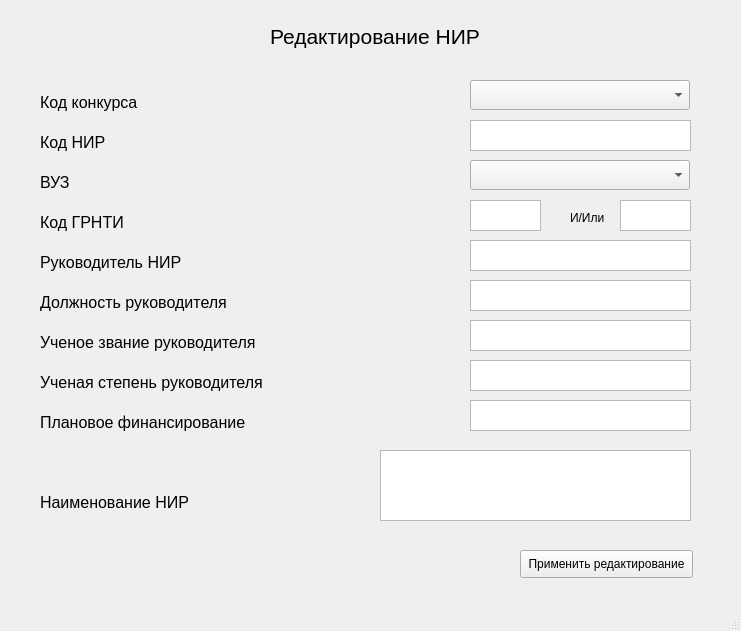
<?xml version="1.0" encoding="UTF-8"?>
<ui version="4.0">
 <class>EditWindow</class>
 <widget class="QMainWindow" name="EditWindow">
  <property name="geometry">
   <rect>
    <x>0</x>
    <y>0</y>
    <width>741</width>
    <height>631</height>
   </rect>
  </property>
  <property name="windowTitle">
   <string>MainWindow</string>
  </property>
  <widget class="QWidget" name="centralwidget">
   <widget class="QLabel" name="label">
    <property name="geometry">
     <rect>
      <x>270</x>
      <y>20</y>
      <width>260</width>
      <height>33</height>
     </rect>
    </property>
    <property name="font">
     <font>
      <pointsize>16</pointsize>
     </font>
    </property>
    <property name="text">
     <string>Редактирование НИР</string>
    </property>
   </widget>
   <widget class="QPushButton" name="pushButton">
    <property name="geometry">
     <rect>
      <x>520</x>
      <y>550</y>
      <width>173</width>
      <height>28</height>
     </rect>
    </property>
    <property name="text">
     <string>Применить редактирование</string>
    </property>
   </widget>
   <widget class="QTextEdit" name="textEdit_5">
    <property name="geometry">
     <rect>
      <x>470</x>
      <y>280</y>
      <width>221</width>
      <height>31</height>
     </rect>
    </property>
   </widget>
   <widget class="QComboBox" name="comboBox_3">
    <property name="geometry">
     <rect>
      <x>470</x>
      <y>80</y>
      <width>220</width>
      <height>30</height>
     </rect>
    </property>
   </widget>
   <widget class="QTextEdit" name="textEdit_7">
    <property name="geometry">
     <rect>
      <x>470</x>
      <y>360</y>
      <width>221</width>
      <height>31</height>
     </rect>
    </property>
   </widget>
   <widget class="QLabel" name="label_11">
    <property name="geometry">
     <rect>
      <x>40</x>
      <y>490</y>
      <width>180</width>
      <height>24</height>
     </rect>
    </property>
    <property name="font">
     <font>
      <pointsize>12</pointsize>
     </font>
    </property>
    <property name="text">
     <string>Наименование НИР</string>
    </property>
   </widget>
   <widget class="QTextEdit" name="textEdit_6">
    <property name="geometry">
     <rect>
      <x>470</x>
      <y>320</y>
      <width>221</width>
      <height>31</height>
     </rect>
    </property>
   </widget>
   <widget class="QLabel" name="label_7">
    <property name="geometry">
     <rect>
      <x>40</x>
      <y>290</y>
      <width>234</width>
      <height>24</height>
     </rect>
    </property>
    <property name="font">
     <font>
      <pointsize>12</pointsize>
     </font>
    </property>
    <property name="text">
     <string>Должность руководителя</string>
    </property>
   </widget>
   <widget class="QLabel" name="label_2">
    <property name="geometry">
     <rect>
      <x>40</x>
      <y>90</y>
      <width>123</width>
      <height>24</height>
     </rect>
    </property>
    <property name="font">
     <font>
      <pointsize>12</pointsize>
     </font>
    </property>
    <property name="text">
     <string>Код конкурса</string>
    </property>
   </widget>
   <widget class="QLabel" name="label_4">
    <property name="geometry">
     <rect>
      <x>40</x>
      <y>170</y>
      <width>35</width>
      <height>24</height>
     </rect>
    </property>
    <property name="font">
     <font>
      <pointsize>12</pointsize>
     </font>
    </property>
    <property name="text">
     <string>ВУЗ</string>
    </property>
   </widget>
   <widget class="QTextEdit" name="textEdit_9">
    <property name="geometry">
     <rect>
      <x>380</x>
      <y>450</y>
      <width>311</width>
      <height>71</height>
     </rect>
    </property>
   </widget>
   <widget class="QLabel" name="label_6">
    <property name="geometry">
     <rect>
      <x>40</x>
      <y>210</y>
      <width>100</width>
      <height>24</height>
     </rect>
    </property>
    <property name="font">
     <font>
      <pointsize>12</pointsize>
     </font>
    </property>
    <property name="text">
     <string>Код ГРНТИ</string>
    </property>
   </widget>
   <widget class="QTextEdit" name="textEdit_10">
    <property name="geometry">
     <rect>
      <x>620</x>
      <y>200</y>
      <width>71</width>
      <height>31</height>
     </rect>
    </property>
    <property name="html">
     <string>&lt;!DOCTYPE HTML PUBLIC &quot;-//W3C//DTD HTML 4.0//EN&quot; &quot;http://www.w3.org/TR/REC-html40/strict.dtd&quot;&gt;
&lt;html&gt;&lt;head&gt;&lt;meta name=&quot;qrichtext&quot; content=&quot;1&quot; /&gt;&lt;style type=&quot;text/css&quot;&gt;
p, li { white-space: pre-wrap; }
&lt;/style&gt;&lt;/head&gt;&lt;body style=&quot; font-family:'MS Shell Dlg 2'; font-size:7.8pt; font-weight:400; font-style:normal;&quot;&gt;
&lt;p style=&quot;-qt-paragraph-type:empty; margin-top:0px; margin-bottom:0px; margin-left:0px; margin-right:0px; -qt-block-indent:0; text-indent:0px;&quot;&gt;&lt;br /&gt;&lt;/p&gt;&lt;/body&gt;&lt;/html&gt;</string>
    </property>
   </widget>
   <widget class="QLabel" name="label_9">
    <property name="geometry">
     <rect>
      <x>40</x>
      <y>250</y>
      <width>170</width>
      <height>24</height>
     </rect>
    </property>
    <property name="font">
     <font>
      <pointsize>12</pointsize>
     </font>
    </property>
    <property name="text">
     <string>Руководитель НИР</string>
    </property>
   </widget>
   <widget class="QLabel" name="label_8">
    <property name="geometry">
     <rect>
      <x>40</x>
      <y>330</y>
      <width>269</width>
      <height>24</height>
     </rect>
    </property>
    <property name="font">
     <font>
      <pointsize>12</pointsize>
     </font>
    </property>
    <property name="text">
     <string>Ученое звание руководителя</string>
    </property>
   </widget>
   <widget class="QTextEdit" name="textEdit_8">
    <property name="geometry">
     <rect>
      <x>470</x>
      <y>400</y>
      <width>221</width>
      <height>31</height>
     </rect>
    </property>
   </widget>
   <widget class="QLabel" name="label_13">
    <property name="geometry">
     <rect>
      <x>570</x>
      <y>210</y>
      <width>55</width>
      <height>16</height>
     </rect>
    </property>
    <property name="font">
     <font>
      <pointsize>9</pointsize>
     </font>
    </property>
    <property name="text">
     <string>И/Или</string>
    </property>
   </widget>
   <widget class="QLabel" name="label_12">
    <property name="geometry">
     <rect>
      <x>40</x>
      <y>410</y>
      <width>251</width>
      <height>24</height>
     </rect>
    </property>
    <property name="font">
     <font>
      <pointsize>12</pointsize>
     </font>
    </property>
    <property name="text">
     <string>Плановое финансирование</string>
    </property>
   </widget>
   <widget class="QLabel" name="label_3">
    <property name="geometry">
     <rect>
      <x>40</x>
      <y>130</y>
      <width>78</width>
      <height>24</height>
     </rect>
    </property>
    <property name="font">
     <font>
      <pointsize>12</pointsize>
     </font>
    </property>
    <property name="text">
     <string>Код НИР</string>
    </property>
   </widget>
   <widget class="QComboBox" name="comboBox_4">
    <property name="geometry">
     <rect>
      <x>470</x>
      <y>160</y>
      <width>220</width>
      <height>30</height>
     </rect>
    </property>
   </widget>
   <widget class="QTextEdit" name="textEdit_11">
    <property name="geometry">
     <rect>
      <x>470</x>
      <y>200</y>
      <width>71</width>
      <height>31</height>
     </rect>
    </property>
    <property name="html">
     <string>&lt;!DOCTYPE HTML PUBLIC &quot;-//W3C//DTD HTML 4.0//EN&quot; &quot;http://www.w3.org/TR/REC-html40/strict.dtd&quot;&gt;
&lt;html&gt;&lt;head&gt;&lt;meta name=&quot;qrichtext&quot; content=&quot;1&quot; /&gt;&lt;style type=&quot;text/css&quot;&gt;
p, li { white-space: pre-wrap; }
&lt;/style&gt;&lt;/head&gt;&lt;body style=&quot; font-family:'MS Shell Dlg 2'; font-size:7.8pt; font-weight:400; font-style:normal;&quot;&gt;
&lt;p style=&quot;-qt-paragraph-type:empty; margin-top:0px; margin-bottom:0px; margin-left:0px; margin-right:0px; -qt-block-indent:0; text-indent:0px;&quot;&gt;&lt;br /&gt;&lt;/p&gt;&lt;/body&gt;&lt;/html&gt;</string>
    </property>
   </widget>
   <widget class="QTextEdit" name="textEdit_4">
    <property name="geometry">
     <rect>
      <x>470</x>
      <y>240</y>
      <width>221</width>
      <height>31</height>
     </rect>
    </property>
   </widget>
   <widget class="QLabel" name="label_10">
    <property name="geometry">
     <rect>
      <x>40</x>
      <y>370</y>
      <width>278</width>
      <height>24</height>
     </rect>
    </property>
    <property name="font">
     <font>
      <pointsize>12</pointsize>
     </font>
    </property>
    <property name="text">
     <string>Ученая степень руководителя</string>
    </property>
   </widget>
   <widget class="QTextEdit" name="textEdit">
    <property name="geometry">
     <rect>
      <x>470</x>
      <y>120</y>
      <width>221</width>
      <height>31</height>
     </rect>
    </property>
   </widget>
  </widget>
  <widget class="QMenuBar" name="menubar">
   <property name="geometry">
    <rect>
     <x>0</x>
     <y>0</y>
     <width>741</width>
     <height>26</height>
    </rect>
   </property>
  </widget>
  <widget class="QStatusBar" name="statusbar"/>
 </widget>
 <resources/>
 <connections/>
</ui>
